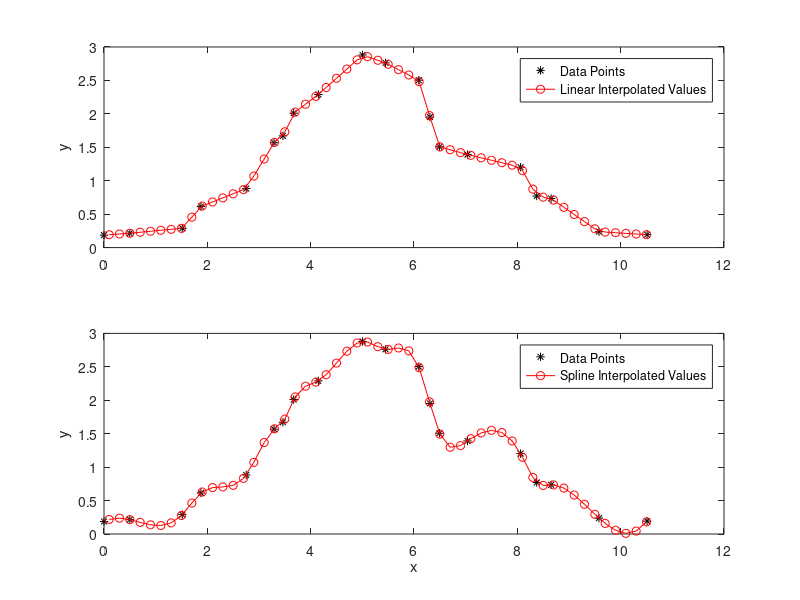

The MATLAB script that drew this image:
xData = cumsum([0 0.1+rand(1,19)]);
yData = [sort(3*rand(1,10)) fliplr(sort(3*rand(1,10)))];
xQuery = 0.1:0.2:max(xData);
yInterpLinear = interp1(xData, yData, xQuery);
yInterpSpline = interp1(xData, yData, xQuery, 'spline');
subplot(2,1,1)
plot(xData, yData, 'k*', xQuery, yInterpLinear, '-or')
legend('Data Points', 'Linear Interpolated Values', 'Location','Best');
ylabel('y')
subplot(2,1,2)
plot(xData, yData, 'k*', xQuery, yInterpSpline, '-or')
legend('Data Points', 'Spline Interpolated Values', 'Location','Best');
xlabel('x')
ylabel('y')